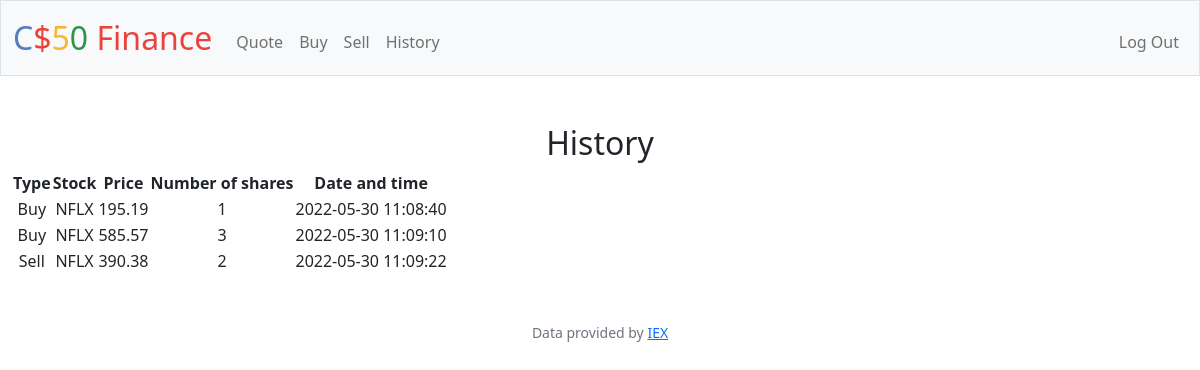
Screenshot of /history (signed in) with the database file from the repository.
### tables this page shows
CREATE TABLE transactions (id INTEGER PRIMARY KEY AUTOINCREMENT NOT NULL, user_id INTEGER NOT NULL, stock TEXT NOT NULL, value TEXT NOT NULL, type TEXT, time TEXT, shares TEXT);

### app.py (the view)
@app.route("/history")
@login_required
def history():
    history = db.execute("SELECT * FROM transactions WHERE user_id = ?", session["user_id"])
    return render_template("history.html", history=history)

### app.py (called while the page is built)
@app.after_request
def after_request(response):
    response.headers["Cache-Control"] = "no-cache, no-store, must-revalidate"
    response.headers["Expires"] = 0
    response.headers["Pragma"] = "no-cache"
    return response

### helpers.py (called while the page is built)
def login_required(f):
    @wraps(f)
    def decorated_function(*args, **kwargs):
        if session.get("user_id") is None:
            return redirect("/login")
        return f(*args, **kwargs)
    return decorated_function

### templates/history.html (shortened to what this page needs)
{% extends "layout.html" %}
{% block main %}
    <div class="section">
        <h2>History</h2>
        <table>
            <thead>
                <tr>
                    <th>Type</th>
                    <th>Stock</th>
                    <th>Price</th>
                    <th>Number of shares</th>
                    <th>Date and time</th>
                </tr>
            </thead>
            <tbody>
                {% for id in history %}
                <tr>
                    <td>{{ id["type"] }}</td>
                    <td>{{ id["stock"] }} </td>
                    <td>{{ id["value"] }}</td>
                    <td>{{ id["shares"] }} </td>
                    <td>{{ id["time"] }}</td>
                </tr>
                {% endfor %}
            </tbody>
        </table>
    </div>
{% endblock %}

### rows the page displays
transactions: type "Buy", stock "NFLX", value "195.19", shares "1", time "2022-05-30 11:08:40"
transactions: type "Buy", stock "NFLX", value "585.57", shares "3", time "2022-05-30 11:09:10"
transactions: type "Sell", stock "NFLX", value "390.38", shares "2", time "2022-05-30 11:09:22"
